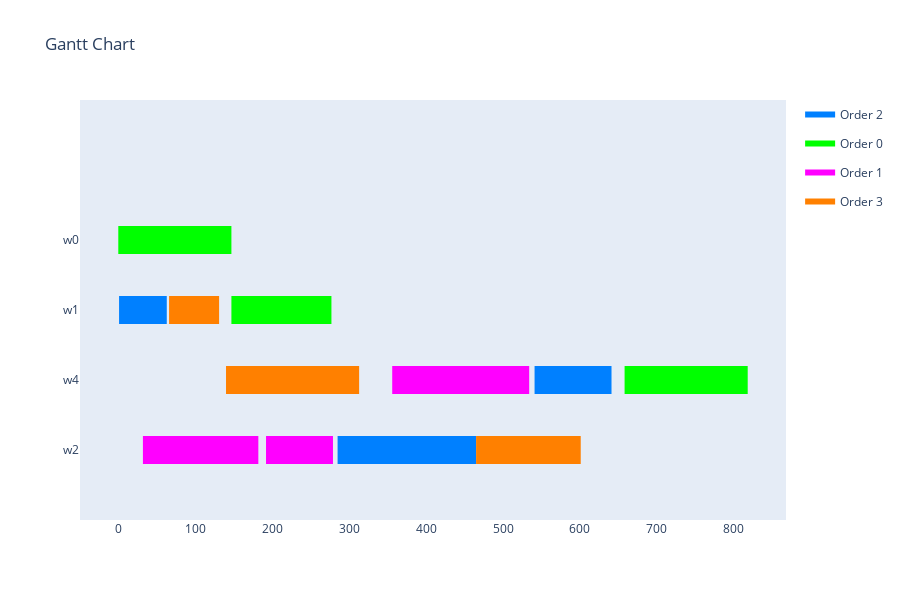

Notebook cell for this chart:
### Markdown cell above
Visualization

### Code cell
visualize_schedule(schedule, production_environment, orders)

### Figure 1 — Plotly figure (JSON) as saved in the notebook; plotly's stock layout.template omitted (floating-point values rounded to 4 significant figures)
{"data": [{"fill": "toself", "fillcolor": "rgb(0, 128, 255)", "hoverinfo": "name", "legendgroup": "rgb(0, 128, 255)", "mode": "none", "name": "Order 2", "type": "scatter", "x": [1, 63, 63, 1, 1, 541, 641, 641, 541, 541, 285, 465, 465, 285], "y": [1.8, 1.8, 2.2, 2.2, null, 0.8, 0.8, 1.2, 1.2, null, -0.2, -0.2, 0.2, 0.2]}, {"fill": "toself", "fillcolor": "rgb(0, 255, 0)", "hoverinfo": "name", "legendgroup": "rgb(0, 255, 0)", "mode": "none", "name": "Order 0", "type": "scatter", "x": [0, 147, 147, 0, 0, 147, 277, 277, 147, 147, 658, 818, 818, 658], "y": [2.8, 2.8, 3.2, 3.2, null, 1.8, 1.8, 2.2, 2.2, null, 0.8, 0.8, 1.2, 1.2]}, {"fill": "toself", "fillcolor": "rgb(255, 0, 255)", "hoverinfo": "name", "legendgroup": "rgb(255, 0, 255)", "mode": "none", "name": "Order 1", "type": "scatter", "x": [356, 534, 534, 356, 356, 32, 182, 182, 32, 32, 192, 279, 279, 192], "y": [0.8, 0.8, 1.2, 1.2, null, -0.2, -0.2, 0.2, 0.2, null, -0.2, -0.2, 0.2, 0.2]}, {"fill": "toself", "fillcolor": "rgb(255, 128, 0)", "hoverinfo": "name", "legendgroup": "rgb(255, 128, 0)", "mode": "none", "name": "Order 3", "type": "scatter", "x": [66, 131, 131, 66, 66, 140, 313, 313, 140, 140, 465, 601, 601, 465], "y": [1.8, 1.8, 2.2, 2.2, null, 0.8, 0.8, 1.2, 1.2, null, -0.2, -0.2, 0.2, 0.2]}, {"legendgroup": "rgb(0, 128, 255)", "marker": {"color": "rgb(0, 128, 255)", "opacity": 0, "size": 1}, "mode": "markers", "name": "", "showlegend": false, "text": [null, null, null, null, null, null], "type": "scatter", "x": [1, 63, 541, 641, 285, 465], "y": [2, 2, 1, 1, 0, 0]}, {"legendgroup": "rgb(0, 255, 0)", "marker": {"color": "rgb(0, 255, 0)", "opacity": 0, "size": 1}, "mode": "markers", "name": "", "showlegend": false, "text": [null, null, null, null, null, null], "type": "scatter", "x": [0, 147, 147, 277, 658, 818], "y": [3, 3, 2, 2, 1, 1]}, {"legendgroup": "rgb(255, 0, 255)", "marker": {"color": "rgb(255, 0, 255)", "opacity": 0, "size": 1}, "mode": "markers", "name": "", "showlegend": false, "text": [null, null, null, null, null, null], "type": "scatter", "x": [356, 534, 32, 182, 192, 279], "y": [1, 1, 0, 0, 0, 0]}, {"legendgroup": "rgb(255, 128, 0)", "marker": {"color": "rgb(255, 128, 0)", "opacity": 0, "size": 1}, "mode": "markers", "name": "", "showlegend": false, "text": [null, null, null, null, null, null], "type": "scatter", "x": [66, 131, 140, 313, 465, 601], "y": [2, 2, 1, 1, 0, 0]}], "layout": {"height": 600, "hovermode": "closest", "showlegend": true, "title": {"text": "Gantt Chart"}, "xaxis": {"rangeselector": {"buttons": [{"count": 7, "label": "1w", "step": "day", "stepmode": "backward"}, {"count": 1, "label": "1m", "step": "month", "stepmode": "backward"}, {"count": 6, "label": "6m", "step": "month", "stepmode": "backward"}, {"count": 1, "label": "YTD", "step": "year", "stepmode": "todate"}, {"count": 1, "label": "1y", "step": "year", "stepmode": "backward"}, {"step": "all"}]}, "showgrid": false, "type": "linear", "zeroline": false}, "yaxis": {"autorange": false, "range": [-1, 5], "showgrid": false, "ticktext": ["w2", "w4", "w1", "w0"], "tickvals": [0, 1, 2, 3], "zeroline": false}}}
